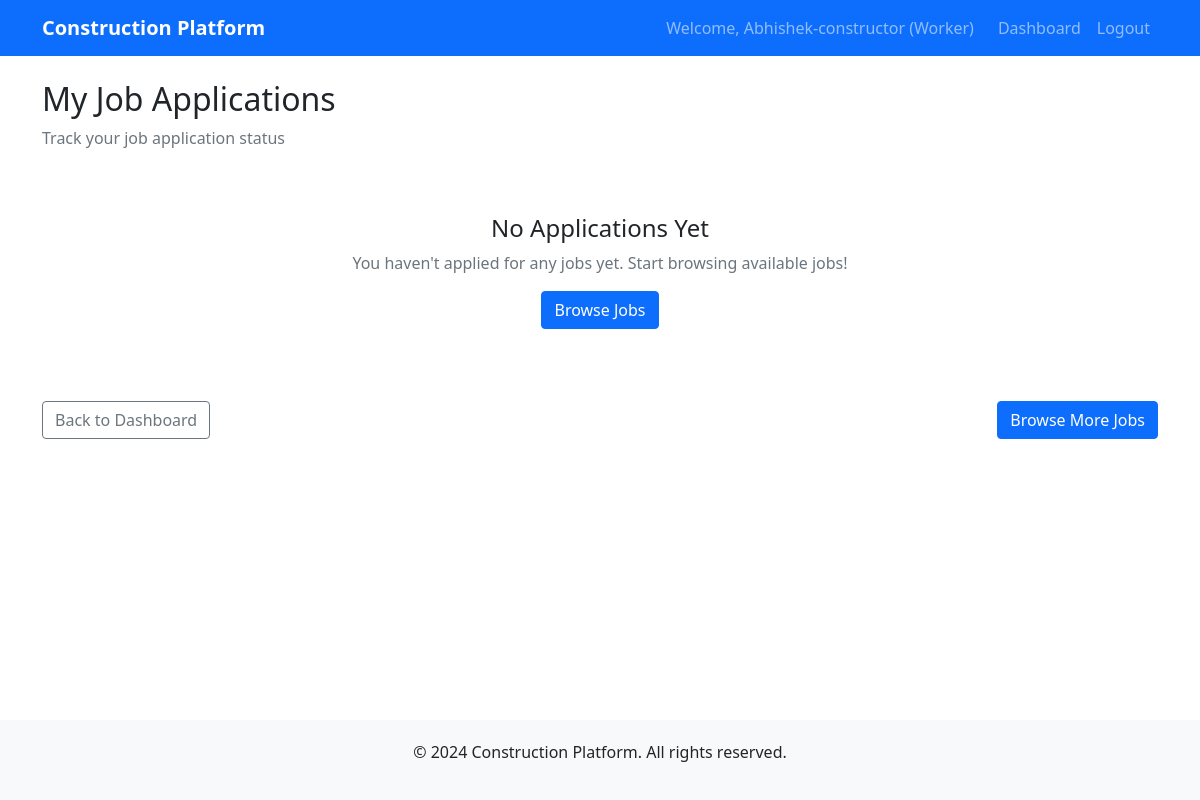
The page /workers/my-applications/ (signed in) on the database as committed earlier.
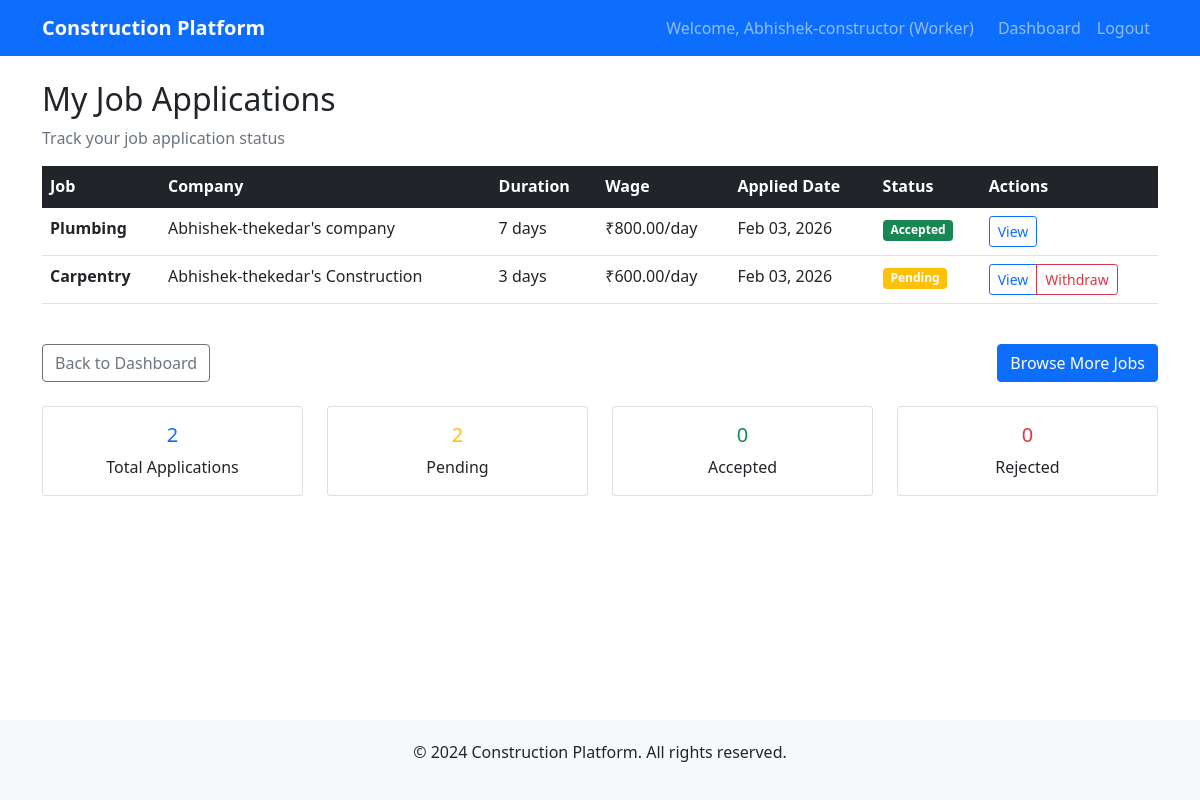
The same page on the database as committed later.
### accounts/models.py (models this page shows, shortened)
class User(AbstractUser):
    ROLE_CHOICES = [
        ('worker', 'Worker'),
        ('thekedar', 'Thekedar'),
        ('user', 'Normal User'),
    ]
    username = None  # Remove username field
    name = models.CharField(max_length=100)
    phone = models.CharField(max_length=15, unique=True)
    email = models.EmailField(unique=True)
    role = models.CharField(max_length=10, choices=ROLE_CHOICES, default='user')
    location = models.CharField(max_length=100)
    created_at = models.DateTimeField(auto_now_add=True)
    USERNAME_FIELD = 'email'
    REQUIRED_FIELDS = ['name', 'phone', 'role', 'location']

### jobs/models.py (models this page shows, shortened)
class JobApplication(models.Model):
    STATUS_CHOICES = [
        ('pending', 'Pending'),
        ('accepted', 'Accepted'),
        ('rejected', 'Rejected'),
        ('withdrawn', 'Withdrawn'),
    ]
    job = models.ForeignKey(JobPost, on_delete=models.CASCADE, related_name='applications')
    worker = models.ForeignKey('workers.WorkerProfile', on_delete=models.CASCADE, related_name='job_applications')
    applied_date = models.DateTimeField(auto_now_add=True)
    status = models.CharField(max_length=10, choices=STATUS_CHOICES, default='pending')
    class Meta:
        unique_together = ['job', 'worker']

class JobPost(models.Model):
    STATUS_CHOICES = [
        ('open', 'Open'),
        ('closed', 'Closed'),
        ('filled', 'Filled'),
    ]
    thekedar = models.ForeignKey(ThekedarProfile, on_delete=models.CASCADE, related_name='job_posts')
    required_skill = models.ForeignKey(Skill, on_delete=models.CASCADE)
    duration_days = models.PositiveIntegerField()
    wage_offer = models.DecimalField(max_digits=10, decimal_places=2)
    status = models.CharField(max_length=10, choices=STATUS_CHOICES, default='open')
    created_at = models.DateTimeField(auto_now_add=True)
    updated_at = models.DateTimeField(auto_now=True)

### workers/models.py (models this page shows, shortened)
class Skill(models.Model):
    name = models.CharField(max_length=100, unique=True)

### thekedars/models.py (models this page shows, shortened)
class ThekedarProfile(models.Model):
    user = models.OneToOneField(User, on_delete=models.CASCADE, related_name='thekedar_profile')
    experience_years = models.PositiveIntegerField()
    company_name = models.CharField(max_length=200)
    score = models.DecimalField(max_digits=5, decimal_places=2, default=0.0)
    verified = models.BooleanField(default=False)

### workers/views.py (the view)
# urls.py: path('my-applications/', views.my_applications, name='my_applications'),
@login_required
def my_applications(request):
    if request.user.role != 'worker':
        messages.error(request, 'Access denied. Worker role required.')
        return redirect('dashboard:home')
    try:
        profile = request.user.worker_profile
    except WorkerProfile.DoesNotExist:
        messages.error(request, 'Please complete your profile first.')
        return redirect('workers:profile')
    applications = JobApplication.objects.filter(worker=profile).order_by('-applied_date')
    return render(request, 'workers/my_applications.html', {'applications': applications})

### templates/workers/my_applications.html (shortened to what this page needs)
{% extends 'base.html' %}
{% block content %}
<div class="row">
    <div class="col-12">
        <h2>My Job Applications</h2>
        <p class="text-muted">Track your job application status</p>
    </div>
</div>
<div class="row">
    <div class="col-12">
        {% if applications %}
            <div class="table-responsive">
                <table class="table table-hover">
                    <thead class="table-dark">
                        <tr>
                            <th>Job</th>
                            <th>Company</th>
                            <th>Duration</th>
                            <th>Wage</th>
                            <th>Applied Date</th>
                            <th>Status</th>
                            <th>Actions</th>
                        </tr>
                    </thead>
                    <tbody>
                        {% for app in applications %}
                        <tr>
                            <td>
                                <strong>{{ app.job.required_skill.name }}</strong>
                            </td>
                            <td>{{ app.job.thekedar.company_name }}</td>
                            <td>{{ app.job.duration_days }} days</td>
                            <td>₹{{ app.job.wage_offer }}/day</td>
                            <td>{{ app.applied_date|date:"M d, Y" }}</td>
                            <td>
                                {% if app.status == 'pending' %}
                                    <span class="badge bg-warning">Pending</span>
                                {% elif app.status == 'accepted' %}
                                    <span class="badge bg-success">Accepted</span>
                                {% elif app.status == 'rejected' %}
                                    <span class="badge bg-danger">Rejected</span>
                                {% elif app.status == 'withdrawn' %}
                                    <span class="badge bg-secondary">Withdrawn</span>
                                {% endif %}
                            </td>
                            <td>
                                <div class="btn-group" role="group">
                                    <a href="#" class="btn btn-sm btn-outline-primary">View</a>
                                    {% if app.status == 'pending' %}
                                        <a href="#" class="btn btn-sm btn-outline-danger">Withdraw</a>
                                    {% endif %}
                                </div>
                            </td>
                        </tr>
                        {% endfor %}
                    </tbody>
                </table>
            </div>
        {% else %}
            <div class="text-center py-5">
                <h4>No Applications Yet</h4>
                <p class="text-muted">You haven't applied for any jobs yet. Start browsing available jobs!</p>
                <a href="{% url 'workers:browse_jobs' %}" class="btn btn-primary">Browse Jobs</a>
            </div>
        {% endif %}
    </div>
</div>
<div class="row mt-4">
    <div class="col-12">
        <div class="d-flex justify-content-between">
            <a href="{% url 'dashboard:home' %}" class="btn btn-outline-secondary">Back to Dashboard</a>
            <a href="{% url 'workers:browse_jobs' %}" class="btn btn-primary">Browse More Jobs</a>
        </div>
    </div>
</div>
{% if applications %}
<div class="row mt-4">
    <div class="col-md-3">
        <div class="card text-center">
            <div class="card-body">
                <h5 class="card-title text-primary">{{ applications|length }}</h5>
                <p class="card-text">Total Applications</p>
            </div>
        </div>
    </div>
    <div class="col-md-3">
        <div class="card text-center">
            <div class="card-body">
                <h5 class="card-title text-warning">{{ applications|length }}</h5>
                <p class="card-text">Pending</p>
            </div>
        </div>
    </div>
    <div class="col-md-3">
        <div class="card text-center">
            <div class="card-body">
                <h5 class="card-title text-success">0</h5>
                <p class="card-text">Accepted</p>
            </div>
        </div>
    </div>
    <div class="col-md-3">
        <div class="card text-center">
            <div class="card-body">
                <h5 class="card-title text-danger">0</h5>
                <p class="card-text">Rejected</p>
            </div>
        </div>
    </div>
</div>
{% endif %}
{% endblock %}

### templates/base.html (shortened to what this page needs)
<!DOCTYPE html>
<html lang="en">
<head>
    <link href="https://cdn.jsdelivr.net/npm/bootstrap@5.1.3/dist/css/bootstrap.min.css" rel="stylesheet">
</head>
<body class="d-flex flex-column min-vh-100">
    <nav class="navbar navbar-expand-lg navbar-dark bg-primary">
        <div class="container">
            <a class="navbar-brand" href="{% url 'dashboard:home' %}">
                 Construction Platform
            </a>
            <div class="navbar-nav ms-auto">
                {% if user.is_authenticated %}
                    <span class="navbar-text me-3">Welcome, {{ user.name }} ({{ user.get_role_display }})</span>
                    <a class="nav-link" href="{% url 'dashboard:home' %}">Dashboard</a>
                    <a class="nav-link" href="{% url 'accounts:logout' %}">Logout</a>
                {% else %}
                    <a class="nav-link" href="{% url 'accounts:login' %}">Login</a>
                    <a class="nav-link" href="{% url 'accounts:signup' %}">Sign Up</a>
                {% endif %}
            </div>
        </div>
    </nav>
    <main class="container my-4 flex-grow-1">
        {% block content %}
        {% endblock %}
    </main>
    <footer class="footer mt-auto">
        <div class="container text-center">
            <p>&copy; 2024 Construction Platform. All rights reserved.</p>
        </div>
    </footer>
</body>
</html>

### templates/base.html (style rules this page uses)
.navbar-brand { font-weight: bold; }
.footer { background-color: #f8f9fa; padding: 20px 0; margin-top: auto; }

Rows that differ between the two databases and show on the page:
added JobApplication: job.required_skill.name "Plumbing", job.thekedar.company_name "Abhishek-thekedar's company", job.duration_days "7", job.wage_offer "800.00", applied_date "Feb 03, 2026", status "Accepted"
added JobApplication: job.required_skill.name "Carpentry", job.thekedar.company_name "Abhishek-thekedar's Construction", job.duration_days "3", job.wage_offer "600.00", applied_date "Feb 03, 2026", status "Pending"
Other text that changed with them:
{{ applications|length }}: (not shown) → "2"
text no longer shown: "No Applications Yet You haven't applied for any jobs yet. Start browsing available jobs! Browse Jobs"
text now shown: "Job Company Duration Wage Applied Date Status Actions Total Applications Pending 0 Accepted 0 Rejected"
